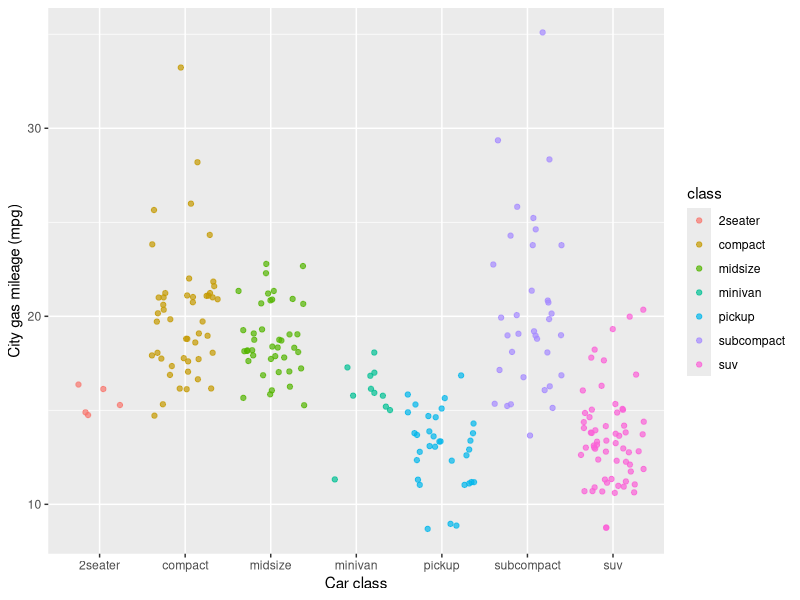

This chart was generated by the following R code:
## ---- chunk 1
knitr::opts_chunk$set(echo = TRUE)
library(tidyverse)
## ---- chunk 2
ggplot(data = mpg, aes(x = class, y = cty)) +
	geom_jitter(aes(color = class), alpha = 0.7) +
	labs(x = "Car class", y = "City gas mileage (mpg)")

